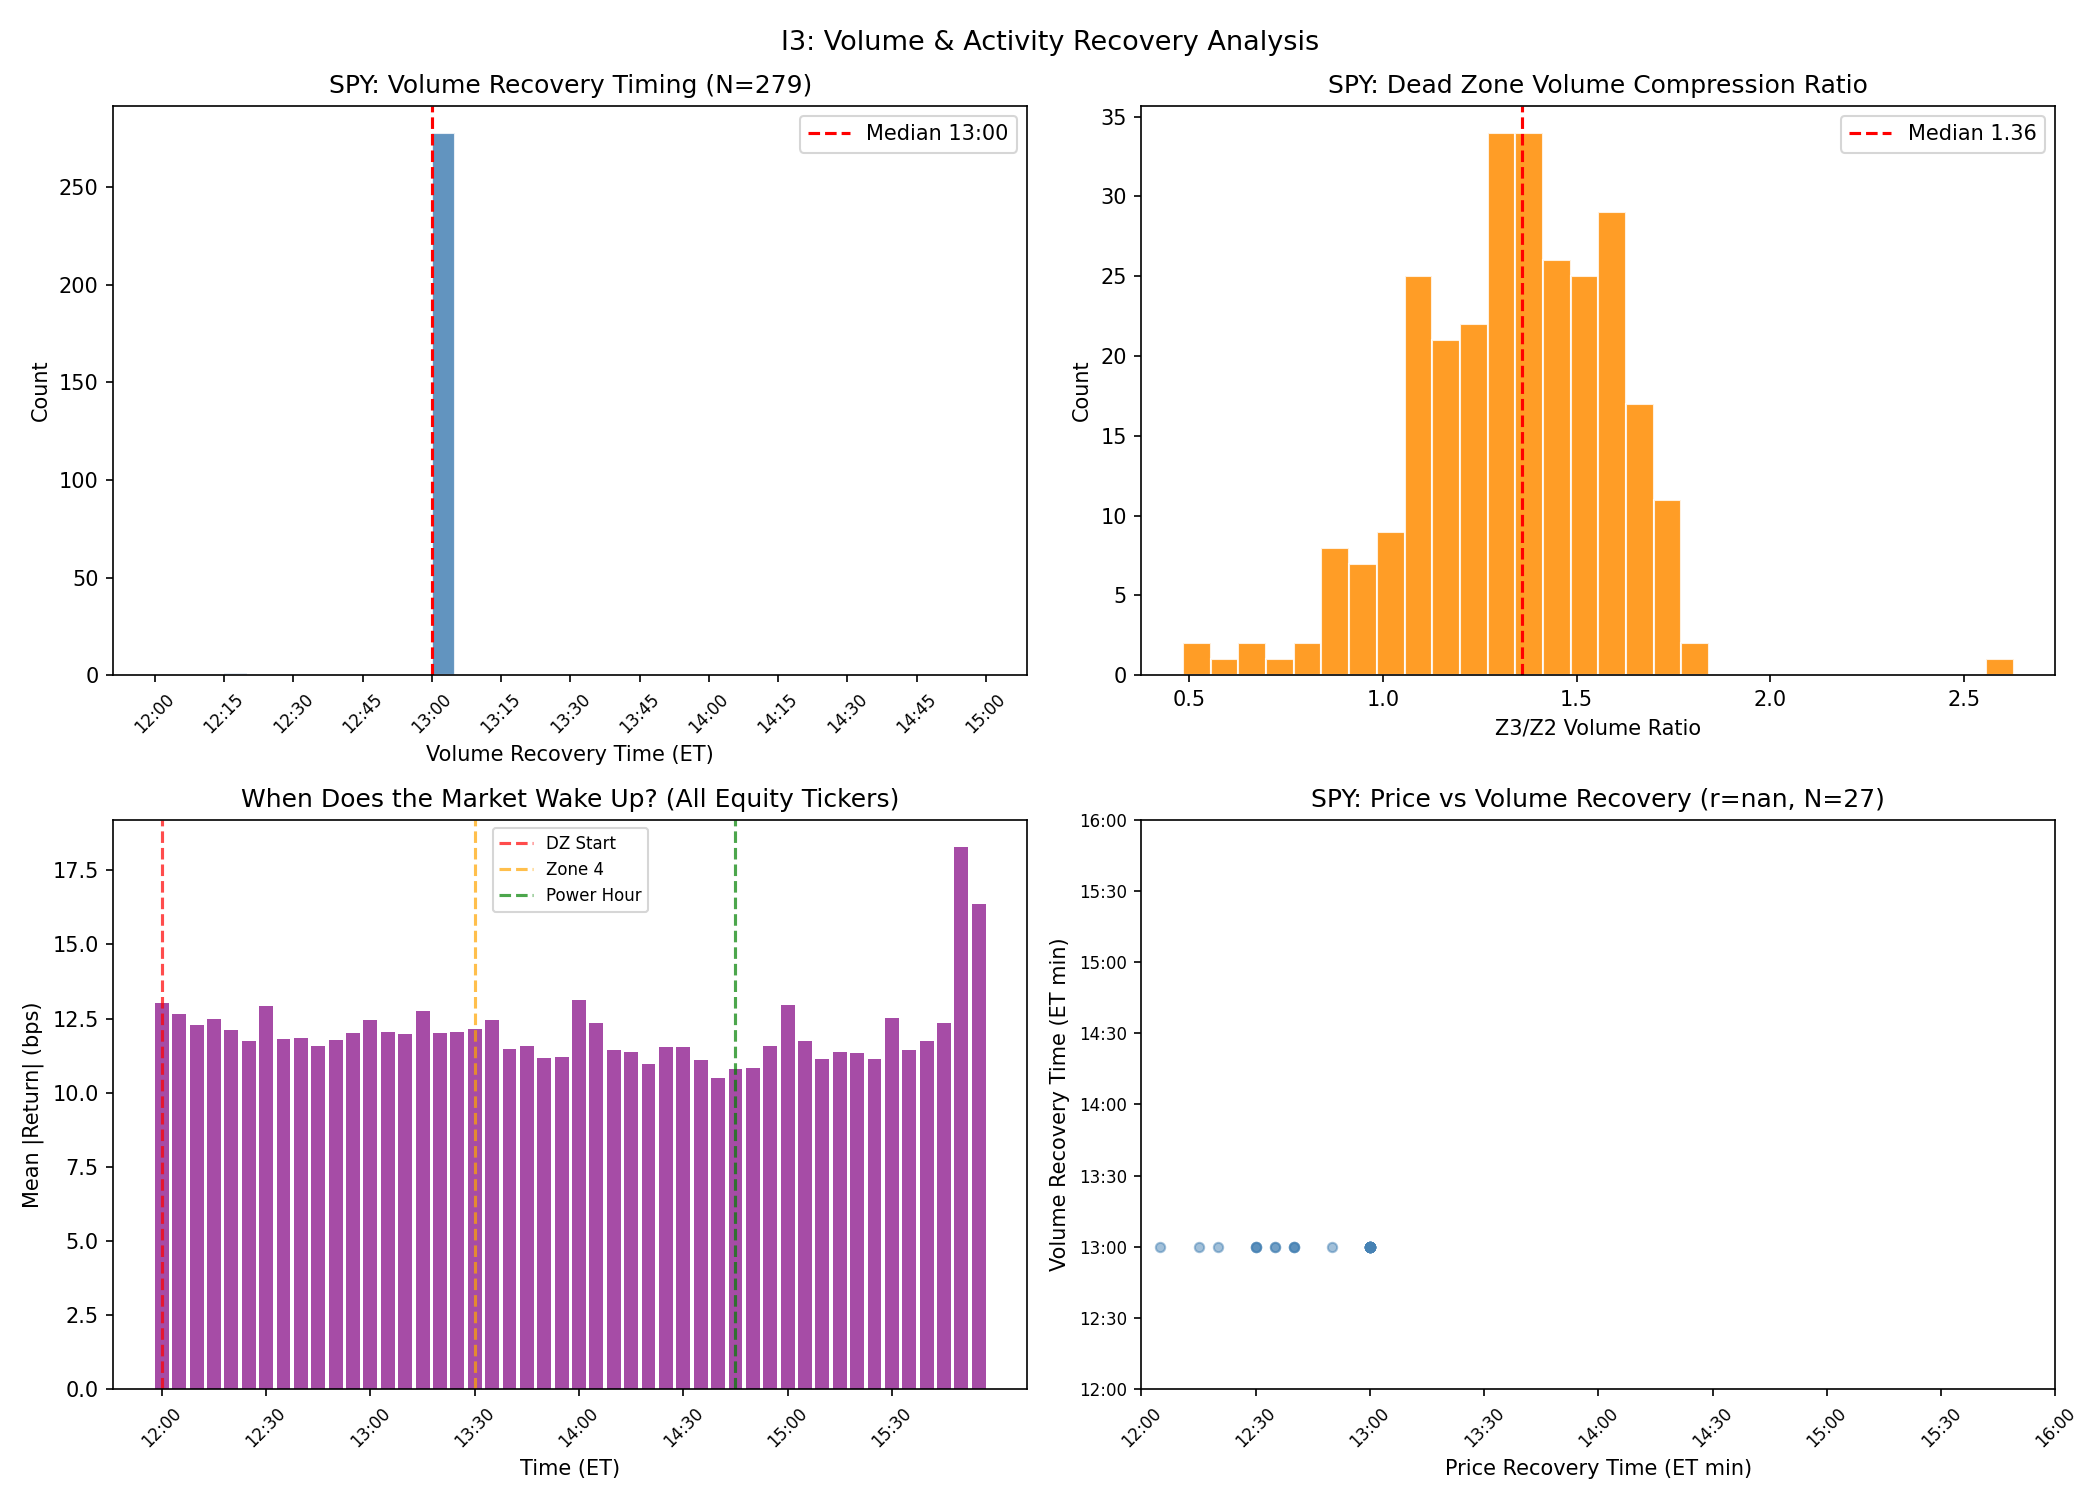

The Python source for this figure:
"""
Series I3: Volume Recovery & Price Activity Analysis.

Part A (SPY only - reliable volume):
1. Avg volume per M5 bar in Zone 2 vs Zone 3
2. Find first bar in Zone 3/4 where volume >= 1.5x DZ average
3. Histogram of volume recovery times
4. Correlation: volume recovery time vs price recovery time

Part B (All equity tickers - price only):
5. For each M5 bar 12:00-15:00 ET: average |return|
6. Plot: average absolute return per M5 bar across all days
"""

import sys
from pathlib import Path
from datetime import timedelta

import matplotlib
matplotlib.use("Agg")
import matplotlib.pyplot as plt
import numpy as np
import pandas as pd

# ── paths ──
ROOT = Path(__file__).resolve().parents[3]
DATA_DIR = ROOT / "Fetched_Data"
OUT_DIR = Path(__file__).resolve().parent

EQUITY_TICKERS = [
    "AAPL", "AMD", "AMZN", "ARM", "AVGO", "BA", "BABA", "BIDU", "C",
    "COIN", "COST", "GOOGL", "GS", "INTC", "JPM", "MARA", "META", "MSFT",
    "MSTR", "MU", "NVDA", "PLTR", "SMCI", "SPY", "TSLA", "TSM", "V",
]

# IST zone boundaries
Z2_START = 17 * 60
Z2_END = 19 * 60
Z3_START = 19 * 60
Z3_END = 20 * 60 + 30
Z4_START = 20 * 60 + 30
Z4_END = 21 * 60 + 45
# For price activity: 12:00-15:55 ET = 19:00-22:55 IST
ACTIVITY_START = 19 * 60
ACTIVITY_END = 22 * 60 + 55


def ist_minutes(dt):
    return dt.hour * 60 + dt.minute


def load_regular_session(ticker):
    suffix = "_crypto_data.csv" if ticker in ("BTC", "ETH") else "_data.csv"
    path = DATA_DIR / f"{ticker}{'' if suffix == '_data.csv' else ''}"
    path = DATA_DIR / f"{ticker}_data.csv"
    if not path.exists():
        return None
    df = pd.read_csv(path, parse_dates=["Datetime"])
    df = df.sort_values("Datetime").reset_index(drop=True)
    mins = df["Datetime"].apply(ist_minutes)
    mask = (mins >= 16 * 60 + 35) & (mins <= 22 * 60 + 55)
    df = df[mask].copy()
    df["trading_day"] = df["Datetime"].dt.date
    df["ist_min"] = df["Datetime"].apply(ist_minutes)
    return df


def part_a_spy_volume():
    """SPY volume analysis - find when volume returns after Dead Zone."""
    print("\n--- Part A: SPY Volume Recovery ---")
    df = load_regular_session("SPY")
    if df is None or df.empty:
        print("  SPY data not found!")
        return None

    results = []
    for day, day_df in df.groupby("trading_day"):
        # Zone 2 volume
        z2 = day_df[(day_df["ist_min"] >= Z2_START) & (day_df["ist_min"] < Z2_END)]
        z3 = day_df[(day_df["ist_min"] >= Z3_START) & (day_df["ist_min"] < Z3_END)]

        if z2.empty or z3.empty:
            continue

        z2_avg_vol = z2["Volume"].mean()
        z3_avg_vol = z3["Volume"].mean()
        vol_ratio = z3_avg_vol / z2_avg_vol if z2_avg_vol > 0 else 0

        # Find first bar in Z3/Z4 where volume >= 1.5x DZ average
        z3z4 = day_df[
            (day_df["ist_min"] >= Z3_START) & (day_df["ist_min"] < Z4_END)
        ]
        threshold = 1.5 * z3_avg_vol
        vol_recovery = z3z4[z3z4["Volume"] >= threshold]

        vol_recovery_time_et = None
        vol_recovery_minutes = None
        if not vol_recovery.empty:
            first_bar = vol_recovery.iloc[0]
            vol_recovery_time_ist = first_bar["Datetime"]
            vol_recovery_time_et = (vol_recovery_time_ist - timedelta(hours=7))
            vol_recovery_minutes = vol_recovery_time_et.hour * 60 + vol_recovery_time_et.minute

        results.append({
            "trading_day": day,
            "z2_avg_vol": z2_avg_vol,
            "z3_avg_vol": z3_avg_vol,
            "vol_ratio_z3_z2": vol_ratio,
            "vol_recovery_time_et": (
                vol_recovery_time_et.strftime("%H:%M") if vol_recovery_time_et else None
            ),
            "vol_recovery_minutes_et": vol_recovery_minutes,
        })

    spy_df = pd.DataFrame(results)
    spy_df.to_csv(OUT_DIR / "I3_spy_volume_data.csv", index=False)

    n_total = len(spy_df)
    n_recovered = spy_df["vol_recovery_minutes_et"].notna().sum()
    print(f"  SPY trading days: {n_total}")
    print(f"  Days with volume recovery: {n_recovered}")
    print(f"  Mean Z3/Z2 volume ratio: {spy_df['vol_ratio_z3_z2'].mean():.2f}")

    recovered = spy_df.dropna(subset=["vol_recovery_minutes_et"])
    if not recovered.empty:
        med = recovered["vol_recovery_minutes_et"].median()
        avg = recovered["vol_recovery_minutes_et"].mean()
        print(f"  Median volume recovery time (ET): {int(med)//60:02d}:{int(med)%60:02d}")
        print(f"  Mean volume recovery time (ET):   {int(avg)//60:02d}:{int(avg)%60:02d}")

    return spy_df


def part_b_price_activity():
    """Average absolute return per M5 bar for all equity tickers, 12:00-15:55 ET."""
    print("\n--- Part B: Price Activity (All Equity Tickers) ---")

    all_bars = []
    for ticker in EQUITY_TICKERS:
        df = load_regular_session(ticker)
        if df is None or df.empty:
            continue

        # Filter to 12:00-15:55 ET = 19:00-22:55 IST
        sub = df[(df["ist_min"] >= ACTIVITY_START) & (df["ist_min"] <= ACTIVITY_END)].copy()
        if sub.empty:
            continue

        # Compute bar return (close-to-close within day)
        sub = sub.sort_values("Datetime")
        sub["abs_return"] = (sub["Close"] / sub["Open"] - 1).abs() * 100

        # Convert to ET minutes for grouping
        sub["et_min"] = sub["ist_min"] - 7 * 60

        for _, row in sub.iterrows():
            all_bars.append({
                "ticker": ticker,
                "trading_day": row["trading_day"],
                "et_min": row["et_min"],
                "abs_return": row["abs_return"],
            })

    bars_df = pd.DataFrame(all_bars)

    # Average absolute return per ET minute across all tickers and days
    avg_by_time = bars_df.groupby("et_min")["abs_return"].agg(["mean", "median", "count"])
    avg_by_time = avg_by_time.reset_index()

    return bars_df, avg_by_time


def main():
    # Part A: SPY volume
    spy_df = part_a_spy_volume()

    # Part B: Price activity
    bars_df, avg_by_time = part_b_price_activity()

    print(f"\n  Bars analyzed: {len(bars_df):,}")
    print(f"  Time slots: {len(avg_by_time)}")

    # ── Plots ──
    fig, axes = plt.subplots(2, 2, figsize=(14, 10))

    # 1. SPY volume recovery histogram
    if spy_df is not None:
        ax = axes[0, 0]
        recovered = spy_df.dropna(subset=["vol_recovery_minutes_et"])
        if not recovered.empty:
            times = recovered["vol_recovery_minutes_et"].values
            bins = np.arange(12*60, 15*60+1, 5)
            ax.hist(times, bins=bins, color="steelblue", edgecolor="white", alpha=0.85)
            med = np.median(times)
            ax.axvline(med, color="red", linestyle="--",
                       label=f"Median {int(med)//60:02d}:{int(med)%60:02d}")
            tick_pos = np.arange(12*60, 15*60+1, 15)
            ax.set_xticks(tick_pos)
            ax.set_xticklabels([f"{m//60:02d}:{m%60:02d}" for m in tick_pos],
                               rotation=45, fontsize=8)
            ax.set_xlabel("Volume Recovery Time (ET)")
            ax.set_ylabel("Count")
            ax.set_title(f"SPY: Volume Recovery Timing (N={len(recovered)})")
            ax.legend()

    # 2. SPY Z2 vs Z3 volume ratio distribution
    if spy_df is not None:
        ax = axes[0, 1]
        ax.hist(spy_df["vol_ratio_z3_z2"], bins=30, color="darkorange",
                edgecolor="white", alpha=0.85)
        ax.axvline(spy_df["vol_ratio_z3_z2"].median(), color="red", linestyle="--",
                   label=f"Median {spy_df['vol_ratio_z3_z2'].median():.2f}")
        ax.set_xlabel("Z3/Z2 Volume Ratio")
        ax.set_ylabel("Count")
        ax.set_title("SPY: Dead Zone Volume Compression Ratio")
        ax.legend()

    # 3. Average absolute return by ET time
    ax = axes[1, 0]
    et_mins = avg_by_time["et_min"].values
    ax.bar(range(len(et_mins)), avg_by_time["mean"].values * 100,
           color="purple", alpha=0.7, width=0.8)
    # Label every 6th bar (30 minutes)
    step = 6
    ax.set_xticks(range(0, len(et_mins), step))
    ax.set_xticklabels(
        [f"{int(et_mins[i])//60:02d}:{int(et_mins[i])%60:02d}"
         for i in range(0, len(et_mins), step)],
        rotation=45, fontsize=8
    )
    # Mark zone boundaries
    for zone_et, label, color in [
        (12*60, "DZ Start", "red"), (13*60+30, "Zone 4", "orange"),
        (14*60+45, "Power Hour", "green")
    ]:
        for j, m in enumerate(et_mins):
            if m == zone_et:
                ax.axvline(j, color=color, linestyle="--", alpha=0.7, label=label)
                break
    ax.set_xlabel("Time (ET)")
    ax.set_ylabel("Mean |Return| (bps)")
    ax.set_title("When Does the Market Wake Up? (All Equity Tickers)")
    ax.legend(fontsize=8)

    # 4. Correlation: volume recovery vs price recovery (SPY only)
    ax = axes[1, 1]
    # Load I1 data for SPY
    i1_path = OUT_DIR / "I1_recovery_timing_data.csv"
    if i1_path.exists() and spy_df is not None:
        i1_df = pd.read_csv(i1_path)
        i1_spy = i1_df[i1_df["ticker"] == "SPY"].copy()
        i1_spy["trading_day"] = pd.to_datetime(i1_spy["trading_day"]).dt.date

        # Merge with SPY volume data
        spy_merge = spy_df.copy()
        merged = pd.merge(
            i1_spy[["trading_day", "recovery_time_et_hhmm"]].dropna(),
            spy_merge[["trading_day", "vol_recovery_minutes_et"]].dropna(),
            on="trading_day",
            how="inner"
        )
        if not merged.empty:
            ax.scatter(
                merged["recovery_time_et_hhmm"],
                merged["vol_recovery_minutes_et"],
                alpha=0.5, s=20, c="steelblue"
            )
            # Correlation
            corr = merged["recovery_time_et_hhmm"].corr(
                merged["vol_recovery_minutes_et"]
            )
            ax.set_xlabel("Price Recovery Time (ET min)")
            ax.set_ylabel("Volume Recovery Time (ET min)")
            ax.set_title(f"SPY: Price vs Volume Recovery (r={corr:.2f}, N={len(merged)})")

            tick_pos = np.arange(12*60, 16*60+1, 30)
            tick_labels = [f"{m//60:02d}:{m%60:02d}" for m in tick_pos]
            ax.set_xticks(tick_pos)
            ax.set_xticklabels(tick_labels, rotation=45, fontsize=8)
            ax.set_yticks(tick_pos)
            ax.set_yticklabels(tick_labels, fontsize=8)
        else:
            ax.text(0.5, 0.5, "No overlapping data", ha="center", va="center",
                    transform=ax.transAxes)
    else:
        ax.text(0.5, 0.5, "Run I1 first for price recovery data",
                ha="center", va="center", transform=ax.transAxes)

    plt.suptitle("I3: Volume & Activity Recovery Analysis", fontsize=13)
    plt.tight_layout()
    plt.savefig(OUT_DIR / "I3_volume_activity.png", dpi=150)
    plt.close()
    print(f"\nSaved: I3_volume_activity.png")

    # Save average activity data
    avg_by_time.to_csv(OUT_DIR / "I3_activity_by_time.csv", index=False)
    print("Saved: I3_activity_by_time.csv")


if __name__ == "__main__":
    main()
